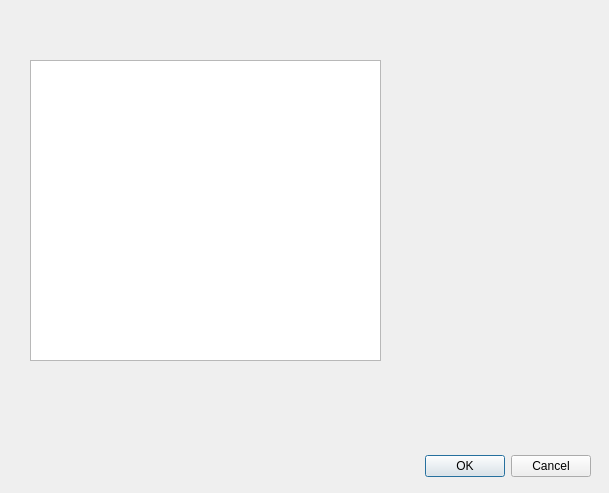
<?xml version="1.0" encoding="UTF-8"?>
<ui version="4.0">
 <class>PluginsDialog</class>
 <widget class="QDialog" name="PluginsDialog">
  <property name="geometry">
   <rect>
    <x>0</x>
    <y>0</y>
    <width>609</width>
    <height>493</height>
   </rect>
  </property>
  <property name="windowTitle">
   <string>Dialog</string>
  </property>
  <widget class="QDialogButtonBox" name="buttonBox">
   <property name="geometry">
    <rect>
     <x>250</x>
     <y>450</y>
     <width>341</width>
     <height>32</height>
    </rect>
   </property>
   <property name="orientation">
    <enum>Qt::Horizontal</enum>
   </property>
   <property name="standardButtons">
    <set>QDialogButtonBox::Cancel|QDialogButtonBox::Ok</set>
   </property>
  </widget>
  <widget class="QListWidget" name="listWidget">
   <property name="geometry">
    <rect>
     <x>30</x>
     <y>60</y>
     <width>351</width>
     <height>301</height>
    </rect>
   </property>
  </widget>
 </widget>
 <resources/>
 <connections>
  <connection>
   <sender>buttonBox</sender>
   <signal>accepted()</signal>
   <receiver>PluginsDialog</receiver>
   <slot>accept()</slot>
   <hints>
    <hint type="sourcelabel">
     <x>248</x>
     <y>254</y>
    </hint>
    <hint type="destinationlabel">
     <x>157</x>
     <y>274</y>
    </hint>
   </hints>
  </connection>
  <connection>
   <sender>buttonBox</sender>
   <signal>rejected()</signal>
   <receiver>PluginsDialog</receiver>
   <slot>reject()</slot>
   <hints>
    <hint type="sourcelabel">
     <x>316</x>
     <y>260</y>
    </hint>
    <hint type="destinationlabel">
     <x>286</x>
     <y>274</y>
    </hint>
   </hints>
  </connection>
 </connections>
 <slots>
  <signal>pluginsConfigurationChanged()</signal>
 </slots>
</ui>
